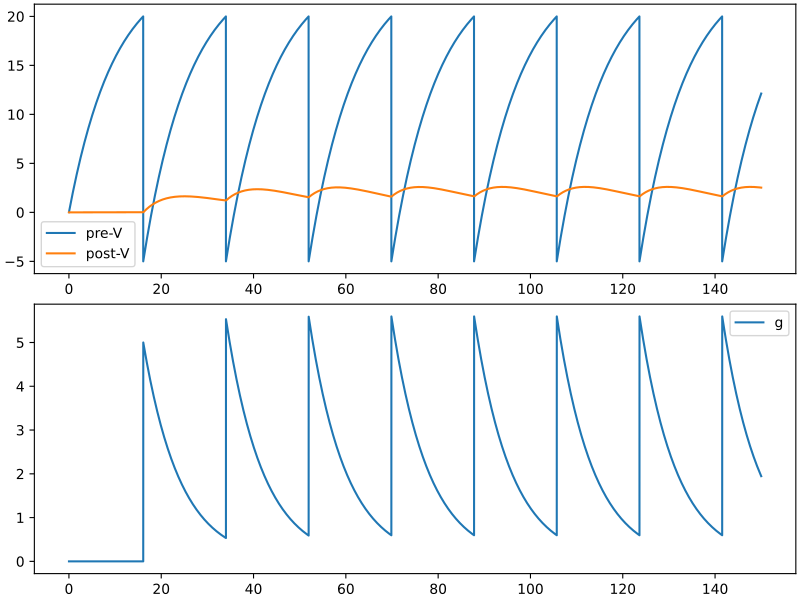

Here is the Python script that generated this plot:
import brainpy as bp
from brainpy import neurons, synapses, synouts
import matplotlib.pyplot as plt
# >>>
neu1 = neurons.LIF(1)
neu2 = neurons.LIF(1)
syn1 = synapses.Exponential(neu1, neu2, bp.conn.All2All(),
                            g_max=5., output=synouts.CUBA())
net = bp.Network(pre=neu1, syn=syn1, post=neu2)
# >>>
runner = bp.DSRunner(net, inputs=[('pre.input', 25.)], monitors=['pre.V', 'post.V', 'syn.g'])
runner.run(150.)
# >>>
fig, gs = bp.visualize.get_figure(2, 1, 3, 8)
fig.add_subplot(gs[0, 0])
plt.plot(runner.mon.ts, runner.mon['pre.V'], label='pre-V')
plt.plot(runner.mon.ts, runner.mon['post.V'], label='post-V')
plt.legend()
# >>>
fig.add_subplot(gs[1, 0])
plt.plot(runner.mon.ts, runner.mon['syn.g'], label='g')
plt.legend()
plt.show()
